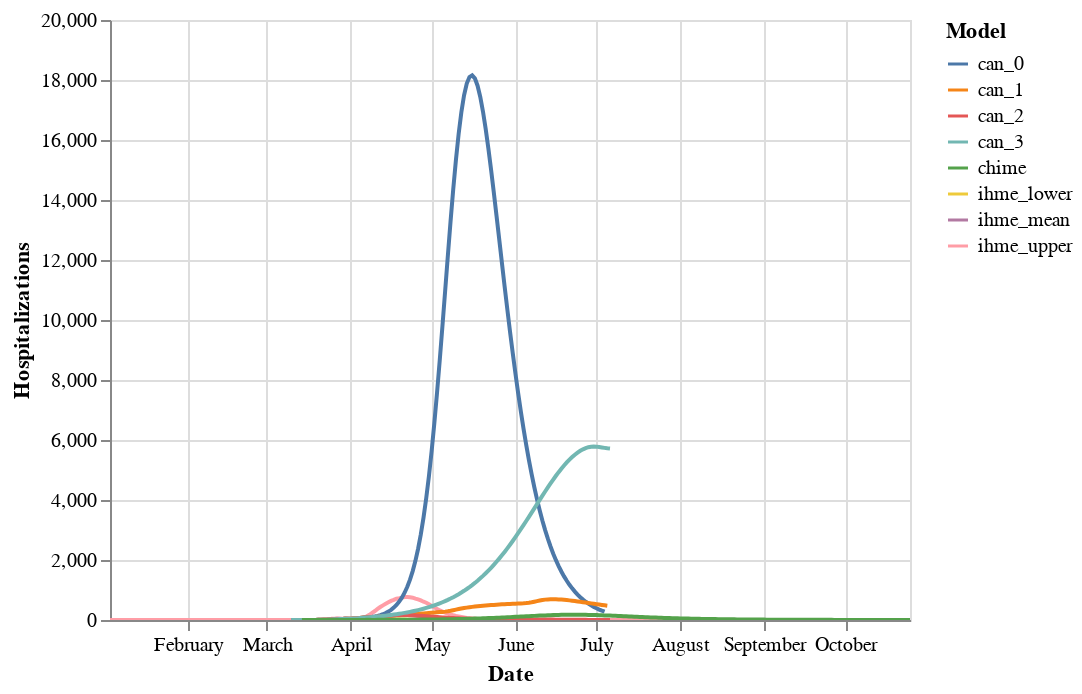

Here is the notebook cell this chart was saved with:
### Code cell
allbed['Date'] = allbed.index
allbed_melt = pd.melt(
    allbed,
    id_vars='Date',
    var_name='Model',
    value_name='Hospitalizations'
)

alt.Chart(allbed_melt).mark_line().encode(
        x='Date',
        y='Hospitalizations',
        color='Model',
        tooltip=['Date', 'Hospitalizations']
    ).interactive()

### Figure 1 — Vega-Lite specification as saved in the notebook (floating-point values rounded to 4 significant figures; data arrays with more than 128 entries replaced by an {"elided": "..."} marker saying what was removed)
{"config": {"view": {"continuousWidth": 400, "continuousHeight": 300}}, "data": {"name": "data-926df78d424f4338a72f9f7be79f6d11"}, "mark": "line", "encoding": {"color": {"type": "nominal", "field": "Model"}, "tooltip": [{"type": "temporal", "field": "Date"}, {"type": "quantitative", "field": "Hospitalizations"}], "x": {"type": "temporal", "field": "Date"}, "y": {"type": "quantitative", "field": "Hospitalizations"}}, "selection": {"selector005": {"type": "interval", "bind": "scales", "encodings": ["x", "y"]}}, "$schema": "https://vega.github.io/schema/vega-lite/v4.8.1.json", "datasets": {"data-926df78d424f4338a72f9f7be79f6d11": {"elided": "2376 records"}}}
